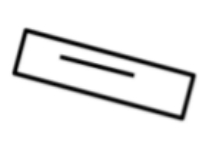
#> input picture opencv/ss1.png, 206 x 155 px
$ python 'merge image.py'
#> lines starting #> are read from the running program, lines starting #| are printed output that depends on the picture
import cv2
import numpy as np

img = cv2.imread('ss1.png')
#> img is the input picture: shape (155, 206, 3); min 0, max 255, mean 236.8

imgVer = np.vstack((img,img))
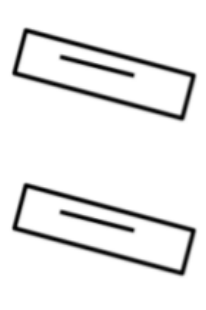
#> imgVer: shape (310, 206, 3); min 0, max 255, mean 236.8

cv2.imshow('output',imgVer)
cv2.waitKey(0)

$ run again, with opencv/ss2.png copied over opencv/ss1.png
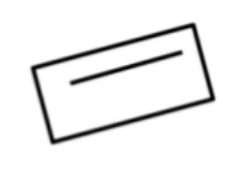
#> input picture opencv/ss2.png, 245 x 172 px
#> img is the input picture: shape (172, 245, 3); min 1, max 255, mean 239.1
#> `imgVer = np.vstack((img,img))`:
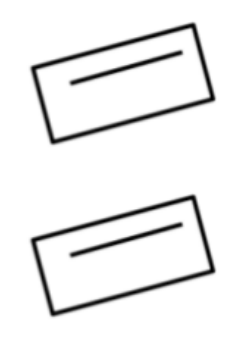
#> imgVer: shape (344, 245, 3); min 1, max 255, mean 239.1

$ run again, with opencv/ss3.png copied over opencv/ss1.png
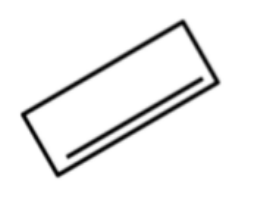
#> input picture opencv/ss3.png, 254 x 206 px
#> img is the input picture: shape (206, 254, 3); min 2, max 255, mean 240.5
#> `imgVer = np.vstack((img,img))`:
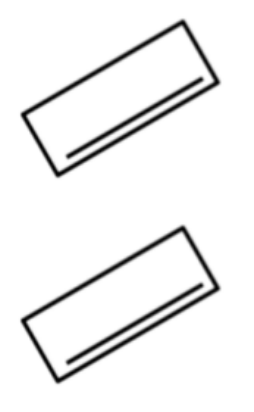
#> imgVer: shape (412, 254, 3); min 2, max 255, mean 240.5

$ run again, with opencv/ss4.png copied over opencv/ss1.png
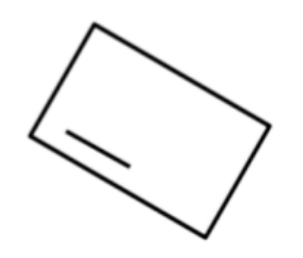
#> input picture opencv/ss4.png, 303 x 258 px
#> img is the input picture: shape (258, 303, 3); min 0, max 255, mean 244.4
#> `imgVer = np.vstack((img,img))`:
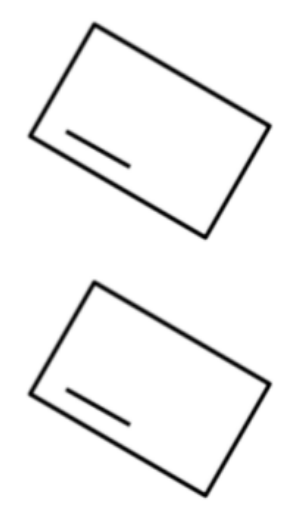
#> imgVer: shape (516, 303, 3); min 0, max 255, mean 244.4
